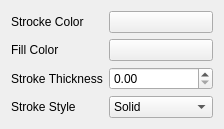
<?xml version="1.0" encoding="UTF-8"?>
<ui version="4.0">
 <class>Color</class>
 <widget class="QWidget" name="Color">
  <property name="geometry">
   <rect>
    <x>0</x>
    <y>0</y>
    <width>201</width>
    <height>123</height>
   </rect>
  </property>
  <property name="windowTitle">
   <string>Form</string>
  </property>
  <layout class="QGridLayout" name="gridLayout">
   <item row="2" column="1">
    <widget class="QPushButton" name="strockeColor">
     <property name="text">
      <string/>
     </property>
    </widget>
   </item>
   <item row="2" column="0">
    <widget class="QLabel" name="label_3">
     <property name="text">
      <string>Strocke Color</string>
     </property>
    </widget>
   </item>
   <item row="6" column="0">
    <widget class="QLabel" name="label_2">
     <property name="text">
      <string>Stroke Style</string>
     </property>
    </widget>
   </item>
   <item row="6" column="1">
    <widget class="QComboBox" name="strockeStyle">
     <item>
      <property name="text">
       <string>Solid</string>
      </property>
     </item>
     <item>
      <property name="text">
       <string>Dash</string>
      </property>
     </item>
     <item>
      <property name="text">
       <string>Dot</string>
      </property>
     </item>
     <item>
      <property name="text">
       <string>Dash Dot</string>
      </property>
     </item>
     <item>
      <property name="text">
       <string>Dash Dot Dot</string>
      </property>
     </item>
     <item>
      <property name="text">
       <string>No stroke</string>
      </property>
     </item>
    </widget>
   </item>
   <item row="5" column="0">
    <widget class="QLabel" name="label">
     <property name="text">
      <string>Stroke Thickness</string>
     </property>
    </widget>
   </item>
   <item row="3" column="0">
    <widget class="QLabel" name="label_4">
     <property name="text">
      <string>Fill Color</string>
     </property>
    </widget>
   </item>
   <item row="3" column="1">
    <widget class="QPushButton" name="fillColor">
     <property name="text">
      <string/>
     </property>
    </widget>
   </item>
   <item row="5" column="1">
    <widget class="QDoubleSpinBox" name="strockeThickness"/>
   </item>
  </layout>
 </widget>
 <resources/>
 <connections/>
</ui>
